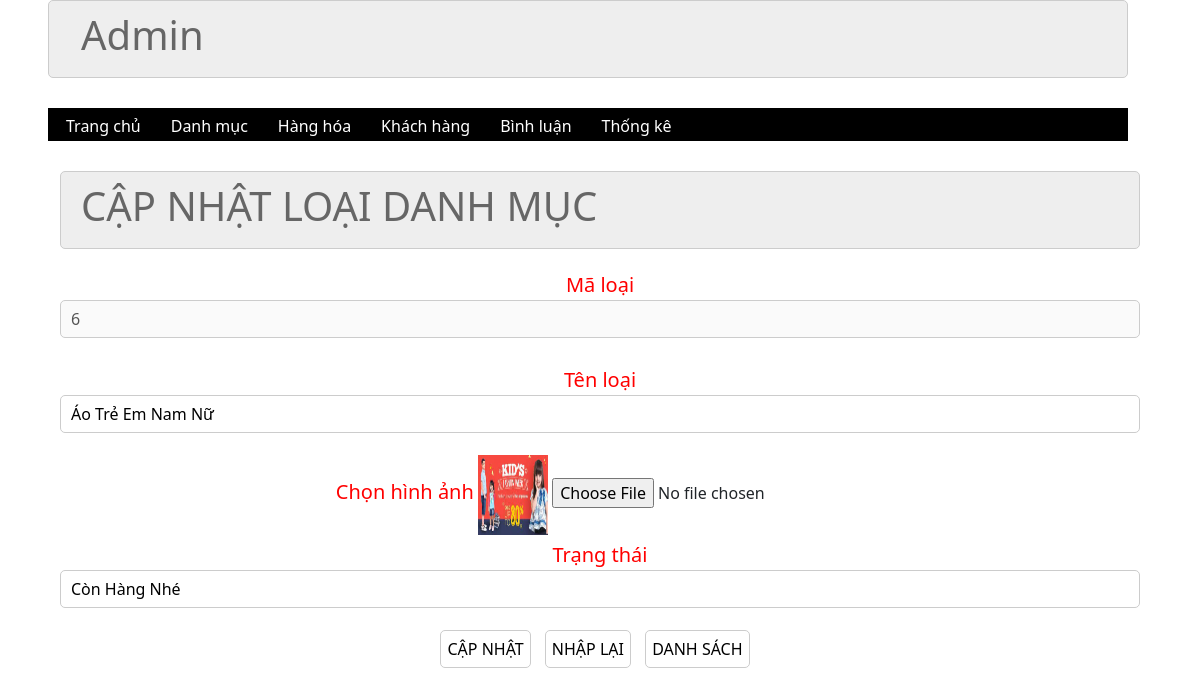
Screenshot of /admin/index.php?act=suadm&id=6 with the database file from the repository.
### tables this page shows
CREATE TABLE `loaihang` (
  `ma_loai` int(11) NOT NULL COMMENT 'Mã Loại Hàng',
  `ten_loai` varchar(50) NOT NULL COMMENT 'Tên Loại Hàng ',
  `hinh_anh` varchar(100) NOT NULL COMMENT 'Hình Ảnh ',
  `trang_thai` varchar(20) NOT NULL COMMENT 'Trạng Thái Danh Mục'
);

### model/pdo.php (called while the page is built, shortened)
<?php
function pdo_get_connection(){
    $servername = "localhost";
    $username = "root";
    $password = "";
    try {
        $conn = new PDO("mysql:host=$servername;dbname=duan001", $username, $password);
        $conn->setAttribute(PDO::ATTR_ERRMODE, PDO::ERRMODE_EXCEPTION);
        return $conn;
    } catch(PDOException $e) {
        echo "Connection failed: " . $e->getMessage();
    }
}
function pdo_query_one($sql){
    $sql_args=array_slice(func_get_args(),1);
    try{
        $conn=pdo_get_connection();
        $stmt=$conn->prepare($sql);
        $stmt->execute($sql_args);
        $row=$stmt->fetch(PDO::FETCH_ASSOC);
        return $row;
    }
    catch(PDOException $e){
        throw $e;
    }
    finally{
        unset($conn);
    }
}
?>

### model/select.php (called while the page is built, shortened)
<?php
function loadOne_category($id){
    $sql = "SELECT * FROM loaihang WHERE ma_loai = $id";
    $one_category = pdo_query_one($sql);
    return $one_category;
}
?>

### admin/category/update.php (the view, shortened to what this page needs)
<div class="row2">
   <div class="row2 font_title">
      <h1>CẬP NHẬT LOẠI DANH MỤC</h1>
   </div>
   <div class="row2 form_content ">
      <form action="index.php?act=updatedm" method="POST" enctype="multipart/form-data">
         <div class="row2 mb10 form_content_container">
            <label> Mã loại </label> <br>
            <input type="text" name="maloai" value="<?php echo $one_category['ma_loai'] ?>" disabled>
         </div>
         <div class="row2 mb10">
            <label>Tên loại </label> <br>
            <input type="text" name="tenloai" value="<?php echo $one_category['ten_loai'] ?>">
         </div>
         <div class="form-group mt-3">
            <label for="exampleFormControlFile1">Chọn hình ảnh</label>
            <img src="../upload/<?php echo $one_category['hinh_anh'] ?>" alt="" width="70px" height="80px">
            <input type="file" class="form-control-file" name="hinhanh">
         </div>
         <div class="row2 mb10">
            <label>Trạng thái </label> <br>
            <input type="text" name="trangthai" value="<?php echo $one_category['trang_thai'] ?>">
         </div>
         <div class="t
         ">
            <input class="mr20" type="submit" name="capnhat" value="CẬP NHẬT">
            <input class="mr20" type="reset" value="NHẬP LẠI">
            <a href="index.php?act=listdm"><input class="mr20" type="button" value="DANH SÁCH"></a>
         </div>
      </form>
   </div>
</div>
</div>

### css/css.css (style rules this page uses)
:root { --white-color:#fff; --black-color:#000; --text-color:#333; }
* { margin:0; padding:0; box-sizing:border-box; }
body { font-family:'Roboto', sans-serif; }
.row2 { float:left; width:100%; }
.mb10 { margin-bottom:10px; }
form { text-align:center; }
.form_account input[type="email"], .form_account input[type="text"], .form_account input[type="password"], .form_content input[type="text"] { width:100%; border:1px solid #ccc; border-radius:5px ; padding:6px 10px; margin-bottom:12px; }
.form_account input[type="reset"], .form_account input[type="submit"], .form_content input[type="submit"], .form_content input[type="reset"], .form_content input[type="button"] { padding:6px; background:white; border:1px solid #CCC; border-radius:5px; }
.font_title { background-color:#EEE; border:1px #CCC solid; color:#666; border-radius:5px; padding:10px 20px; }
.mr20 { margin-right:10px; }
label { display:flex; justify-content:start; font-size:20px; color:red; margin-top:5px; }

### rows the page displays
loaihang: maloai "6", tenloai "Áo Trẻ Em Nam Nữ", hinh_anh (picture), trangthai "Còn Hàng Nhé"
